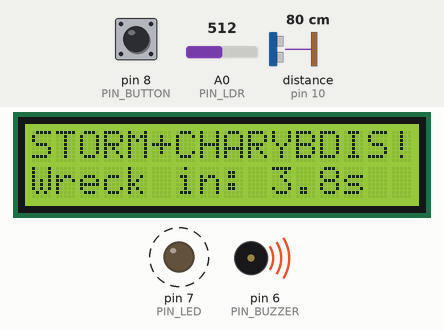
This sketch was run on a simulated Arduino Uno, built with avr-gcc and run on an emulated ATmega328P. Shown: 16×2 character LCD, output pins drawn as LEDs (lit = HIGH), buzzer (waves = sounding). Wiring (inferred from the names in the program): ultrasonic range finder: trigger pin 9; echo pin 10. Dashed ring = blinking. The inputs (shaded band) are chosen by the test bench; at power-on: distance to the obstacle (sensor on pin 10) 80 cm, pin 8 (PIN_BUTTON) HIGH, A0 (PIN_LDR) = 512. The echo pulse lasts 58.3 µs per cm; pins used as bus, display or sensor lines are not drawn.

Above: at 3.57 s.
3.6 s: distance to the obstacle (sensor on pin 10) set to 97 cm
5.4 s: distance to the obstacle (sensor on pin 10) set to 104 cm
At 5.48 s:
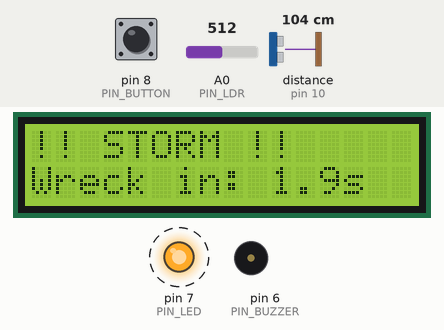
7.2 s: pin 8 (PIN_BUTTON) pulled LOW for 0.15 s
At 8.0 s:
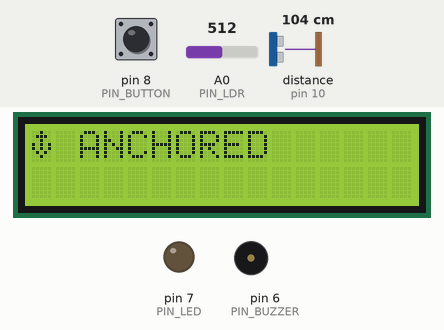
8.8 s: pin 8 (PIN_BUTTON) pulled LOW for 1 s
At 9.28 s:
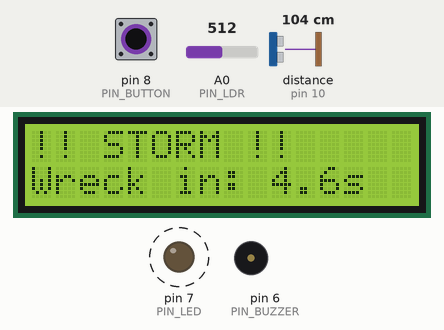
10.4 s: distance to the obstacle (sensor on pin 10) set to 2 cm
At 10.77 s:
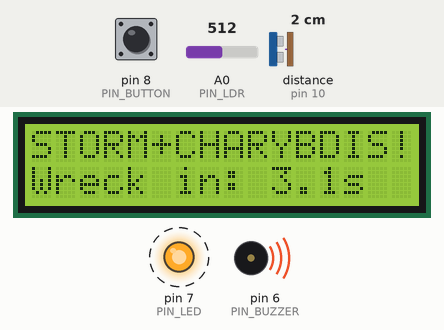
13.4 s: A0 (PIN_LDR) set to 1023
At 14.5 s:
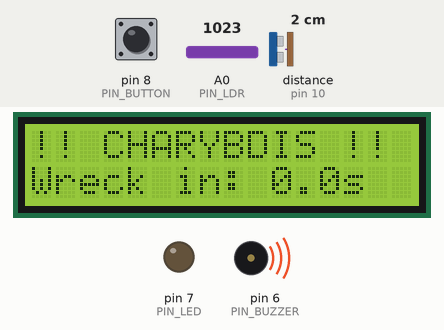
Timing chart, 0 to 16.3 s (numbered marks = the images above; inputs shaded):
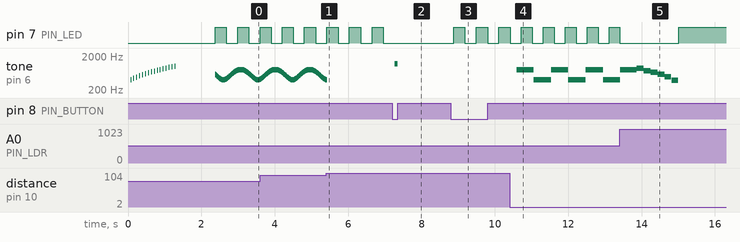

Measured:
- the behaviour switches between 100 and 101 cm on distance to the obstacle (sensor on pin 10) (found by bisection; images 0 and 1)
- after the input at 5.4 s, the display: changes at once (image 1)
- after the input at 7.2 s, pin 7 (PIN_LED): stays LOW (without the input it goes to HIGH after 0.07 s); the display: first differs from a run without the input after 0.08 s (image 2)
- after the input at 8.8 s, pin 7 (PIN_LED): alternates HIGH for 0.31 s and LOW for 0.31 s, starting after 0.07 s; the display: first changes after 0.08 s (image 3 shows a later state)
- after the input at 10.4 s, tone on pin 6 (PIN_BUZZER): plays 799 Hz for 0.47 s, 401 Hz for 0.47 s, 799 Hz for 0.47 s, 402 Hz for 0.01 s, 401 Hz for 0.47 s, 799 Hz for 0.47 s … (7 notes in this stretch), starting after 0.19 s; the display: first changes at once (image 4 shows a later state)
- after the input at 13.4 s, the display: first changes at once (image 5 shows a later state)
- by itself, pin 7 (PIN_LED): alternates HIGH for 0.31 s and LOW for 0.31 s

The sketch:

TASK2_ADYANSHU_PRADHAN_2026B2PS1353H.ino
```cpp
#include <LiquidCrystal.h>

LiquidCrystal lcd(12, 11, 5, 4, 3, 2);

const int PIN_TRIG   = 9;
const int PIN_ECHO   = 10;
const int PIN_LDR    = A0;
const int PIN_BUTTON = 8;
const int PIN_LED    = 7;
const int PIN_BUZZER = 6;

// THRESHOLDS
const int   LIGHT_THRESHOLD_PCT   = 92; // LDR doesn't have a linear relationship with voltage, this is approx 50% on slider
const float DIST_THRESHOLD_CM     = 100;
const unsigned long DANGER_TIME_MS    = 5000;
const unsigned long BLINK_INTERVAL_MS = 300;
const unsigned long DEBOUNCE_MS       = 50;

// CUSTOM LCD CHARACTERS

byte anchorIcon[8] = {
  B00100, B01110, B00100, B10101,
  B10101, B01010, B00100, B00000
};
byte skullIcon[8] = {
  B01110, B10101, B11011, B01110,
  B01110, B10101, B01010, B00000
};
byte shipLeft[8] = {
  B00010, B00110, B01110, B11110,
  B00010, B10010, B11111, B01111
};

byte shipRight[8] = {
  B00000, B00000, B00000, B00000,
  B00000, B00001, B11111, B11110
};
const int CHAR_ANCHOR   = 0;
const int CHAR_SKULL    = 1;
const int CHAR_SHIP_L   = 2;
const int CHAR_SHIP_R   = 3;

// STATE DEFINITION

enum ShipState { OPEN_SEA, ANCHOR_DROPPED, STORM, CHARYBDIS, WRECKED };
ShipState currentState = OPEN_SEA;

// Forward declarations (Arduino's auto-prototyping runs before the enum
// below is known, so we declare these ourselves to avoid "ShipState was
// not declared in this scope" compile errors).
void toggleAnchor();
void enterWrecked();
void runStateEffects();
float readDistanceCm();
int readLightPercent();
bool readButtonPressed();
void updateLCD();
void playWreckJingle();
void bootAnimation();

// Our danger flags
bool stormActive     = false;
bool charybdisActive = false;
bool wasInDanger      = false;   // was any danger active last loop pass?

unsigned long dangerStartTime = 0; // set ONCE when entering danger from OPEN_SEA;
                                    // never reset while any danger persists
unsigned long lastBlinkTime   = 0;
bool ledOn = false;  // lastBlinkTime and ledOn are used to make the LED blink at a steady rate

// Debouncing logic
unsigned long lastButtonCheck = 0;
int  lastButtonReading  = HIGH;
int  stableButtonState  = HIGH;
bool anchorDropped      = false;

// SETUP
void setup() {
  pinMode(PIN_TRIG, OUTPUT);
  pinMode(PIN_ECHO, INPUT);
  pinMode(PIN_LED, OUTPUT);
  pinMode(PIN_BUZZER, OUTPUT);
  pinMode(PIN_BUTTON, INPUT_PULLUP);

  lcd.begin(16, 2);
  lcd.createChar(CHAR_ANCHOR, anchorIcon);
  lcd.createChar(CHAR_SKULL, skullIcon);
  lcd.createChar(CHAR_SHIP_L, shipLeft);
  lcd.createChar(CHAR_SHIP_R, shipRight);

  bootAnimation();
  updateLCD();
}

// MAIN STUFF
void loop() {
  if (currentState == WRECKED) {
    digitalWrite(PIN_LED, HIGH);
    updateLCD();
    return;
  }

  bool buttonPressed = readButtonPressed();
  float distanceCm   = readDistanceCm();
  int   lightPct     = readLightPercent();

  bool stormCondition     = lightPct < LIGHT_THRESHOLD_PCT;
  bool charybdisCondition = distanceCm < DIST_THRESHOLD_CM;

  if (buttonPressed) {
    toggleAnchor();
  }

  if (anchorDropped) {
    currentState = ANCHOR_DROPPED;
    // Anchor cancels all danger tracking cleanly.
    stormActive = false;
    charybdisActive = false;
    wasInDanger = false;
    updateLCD();
    return;
  }

  // Update independent danger flags every loop pass
  stormActive     = stormCondition;
  charybdisActive = charybdisCondition;
  bool inDangerNow = stormActive || charybdisActive;

  if (inDangerNow) {
    if (!wasInDanger) {
      // Freshly entering danger from OPEN_SEA -- this is the ONLY place
      // the timer starts.
      dangerStartTime = millis();
    }
    // If we were already in danger last loop, dangerStartTime is left
    // untouched, whether the same calamity continues, a second one
    // joins, or one calamity is replaced by the other, the timer keeps
    // counting from when danger FIRST began. This is what satisfies
    // "the timer shouldn't reset, just continue."

    if (millis() - dangerStartTime >= DANGER_TIME_MS) {
      enterWrecked();
      wasInDanger = inDangerNow;
      return;
    }

    // currentState still reflects a valid enum value for any other logic
    // that reads it; display distinguishes the combined case separately.
    currentState = stormActive ? STORM : CHARYBDIS;

  } else {
    currentState = OPEN_SEA;
    digitalWrite(PIN_LED, LOW);
    digitalWrite(PIN_BUZZER, LOW);
    noTone(PIN_BUZZER);
  }

  wasInDanger = inDangerNow;

  runStateEffects();
  updateLCD();
}

// STATE TRANSITIONS
void enterWrecked() {
  currentState = WRECKED;
  playWreckJingle();
}

void toggleAnchor() {
  anchorDropped = !anchorDropped;
  if (anchorDropped) {
    currentState = ANCHOR_DROPPED;
    digitalWrite(PIN_LED, LOW);
    digitalWrite(PIN_BUZZER, LOW);
    noTone(PIN_BUZZER);
    tone(PIN_BUZZER, 1200, 80);
  } else {
    currentState = OPEN_SEA;
    tone(PIN_BUZZER, 900, 80);
  }
}

// STATE EFFECTS -- now driven by the independent flags, so both alarms
// can run at once instead of only whichever "state" is active.
void runStateEffects() {
  if (currentState == OPEN_SEA) {
    digitalWrite(PIN_LED, LOW);
    digitalWrite(PIN_BUZZER, LOW);
    return;
  }

  // Storm effect: blinking LED
  if (stormActive) {
    if (millis() - lastBlinkTime >= BLINK_INTERVAL_MS) {
      lastBlinkTime = millis();
      ledOn = !ledOn;
      digitalWrite(PIN_LED, ledOn ? HIGH : LOW);
    }
  } else {
    digitalWrite(PIN_LED, LOW);
  }

  // Charybdis effect: rising/falling siren
  if (charybdisActive) {
    int pitch = 600 + (int)(200 * sin(millis() / 150.0));
    tone(PIN_BUZZER, pitch);
  } else {
    noTone(PIN_BUZZER);
  }
}

// BOOT ANIMATION
void bootAnimation() {
  lcd.setCursor(0, 0);
  lcd.print("Owl Guides Home");
  lcd.setCursor(0, 1);
  for (int i = 0; i < 16; i++) {
    lcd.setCursor(i, 1);
    lcd.print("#");
    tone(PIN_BUZZER, 400 + i * 40, 15);
    delay(80);
  }
  delay(400);
  lcd.clear();
}

// WRECK JINGLE
void playWreckJingle() {
  int notes[] = { 880, 740, 660, 587, 494, 392 };
  for (int i = 0; i < 6; i++) {
    tone(PIN_BUZZER, notes[i], 180);
    delay(190);
  }
  noTone(PIN_BUZZER);
}

// SENSOR READS
float readDistanceCm() {
  digitalWrite(PIN_TRIG, LOW);
  delayMicroseconds(2);
  digitalWrite(PIN_TRIG, HIGH);
  delayMicroseconds(10);
  digitalWrite(PIN_TRIG, LOW);

  long duration = pulseIn(PIN_ECHO, HIGH, 30000);
  if (duration == 0) return 9999;
  return duration * 0.0343 / 2.0;
}

int readLightPercent() {
  int raw = analogRead(PIN_LDR);
  return map(raw, 0, 1023, 0, 100);
}

bool readButtonPressed() {
  int reading = digitalRead(PIN_BUTTON);
  if (reading != lastButtonReading) {
    lastButtonCheck = millis();
  }
  bool pressedEdge = false;
  if (millis() - lastButtonCheck > DEBOUNCE_MS) {
    if (reading != stableButtonState) {
      stableButtonState = reading;
      if (stableButtonState == LOW) pressedEdge = true;
    }
  }
  lastButtonReading = reading;
  return pressedEdge;
}

// LCD DISPLAY
void updateLCD() {
  if (currentState == OPEN_SEA) {
    lcd.setCursor(0, 0);
    lcd.print(" ");
    lcd.write(byte(CHAR_SHIP_L));
    lcd.print(" ");
    lcd.print("OPEN SEA");
    lcd.print(" ");
    lcd.write(byte(CHAR_SHIP_R));
    lcd.print("  ");
  for (int offset = 0; offset < 4; offset++) {

    lcd.setCursor(0, 1);

    for (int x = 0; x < 16; x++) {
      int p = (x + offset) % 4;

      if (p == 0)
        lcd.print("~");
      else
        lcd.print(" ");
    }

    delay(150);
  }
    return;
  }

  lcd.setCursor(0, 0);
  switch (currentState) {
    case ANCHOR_DROPPED:
      lcd.write(byte(CHAR_ANCHOR));
      lcd.print(" ANCHORED       ");
      lcd.setCursor(0, 1);
      lcd.print("                ");
      break;
    case STORM:
    case CHARYBDIS:
      if (stormActive && charybdisActive) {
        lcd.print("STORM+CHARYBDIS!"); // exactly 16 chars, fits perfectly
      } else if (stormActive) {
        lcd.print("!! STORM !!     ");
      } else {
        lcd.print("!! CHARYBDIS !! ");
      }
      break;
    case WRECKED:
      lcd.write(byte(CHAR_SKULL));
      lcd.print(" WRECKED        ");
      break;
    default:
      break;
  }

  lcd.setCursor(0, 1);
  if (currentState == STORM || currentState == CHARYBDIS) {
    unsigned long elapsed = millis() - dangerStartTime;
    long remainingMs = (long)DANGER_TIME_MS - (long)elapsed;
    if (remainingMs < 0) remainingMs = 0;
    lcd.print("Wreck in: ");
    lcd.print(remainingMs / 1000.0, 1);
    lcd.print("s  ");
  } else if (currentState == WRECKED) {
    lcd.print("RESTART SIM!    ");
  }
}
```
